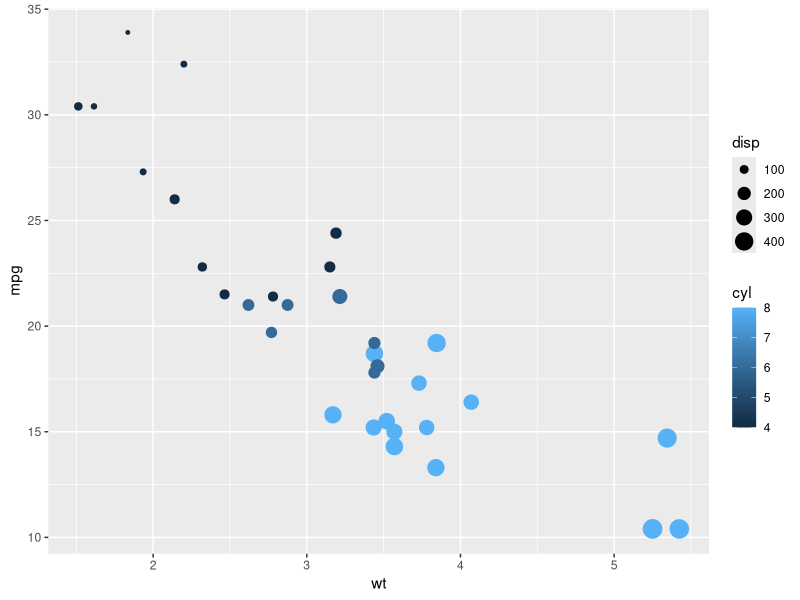

Here is the R script that generated this plot:
## ---- chunk 1
knitr::opts_chunk$set(echo = TRUE)
library(ggplot2)
## ---- chunk 2
ggplot(mtcars, aes(x=wt, y=mpg, col=cyl, size=disp)) + geom_point()
## ---- chunk 3
mregr = lm(mpg ~ wt + disp + cyl, data=mtcars)
summary(mregr)
## ---- chunk 4
mcoff = coef(summary(mregr))
mcoff[ ,1]
mcoff[, 4]
## ---- chunk 5
predict(mregr)
## ---- chunk 6
newcar = data.frame(wt = 4.5, disp = 300, cyl = 8)
newcar
## ---- chunk 7
predict(mregr, newcar)
